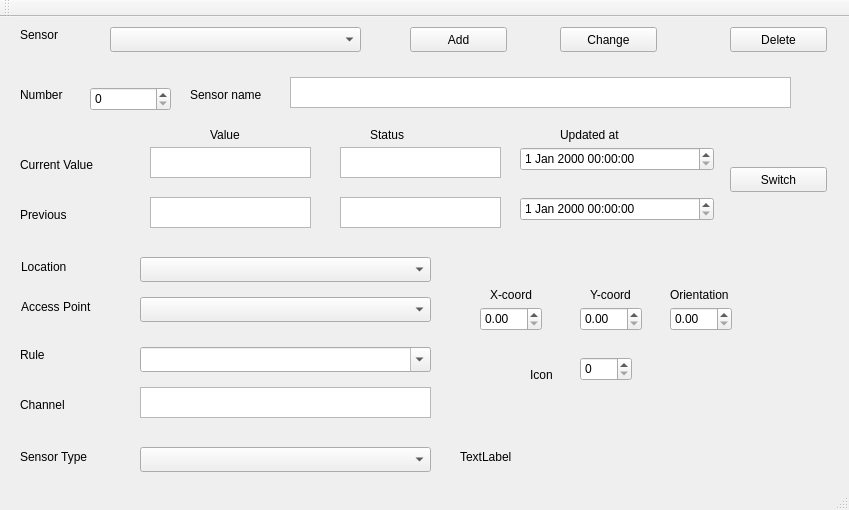
<?xml version="1.0" encoding="UTF-8"?>
<ui version="4.0">
 <class>MainWindow</class>
 <widget class="QMainWindow" name="MainWindow">
  <property name="geometry">
   <rect>
    <x>0</x>
    <y>0</y>
    <width>849</width>
    <height>510</height>
   </rect>
  </property>
  <property name="windowTitle">
   <string>Sensor Maintenance</string>
  </property>
  <widget class="QWidget" name="centralWidget">
   <widget class="QComboBox" name="sensorComboBox">
    <property name="geometry">
     <rect>
      <x>110</x>
      <y>10</y>
      <width>251</width>
      <height>25</height>
     </rect>
    </property>
    <property name="editable">
     <bool>false</bool>
    </property>
   </widget>
   <widget class="QLabel" name="label">
    <property name="geometry">
     <rect>
      <x>20</x>
      <y>10</y>
      <width>62</width>
      <height>16</height>
     </rect>
    </property>
    <property name="text">
     <string>Sensor</string>
    </property>
   </widget>
   <widget class="QLabel" name="locnlabel">
    <property name="geometry">
     <rect>
      <x>460</x>
      <y>430</y>
      <width>301</width>
      <height>20</height>
     </rect>
    </property>
    <property name="text">
     <string>TextLabel</string>
    </property>
   </widget>
   <widget class="QPushButton" name="changePushButton">
    <property name="geometry">
     <rect>
      <x>560</x>
      <y>10</y>
      <width>97</width>
      <height>25</height>
     </rect>
    </property>
    <property name="text">
     <string>Change</string>
    </property>
   </widget>
   <widget class="QPushButton" name="delPushButton">
    <property name="geometry">
     <rect>
      <x>730</x>
      <y>10</y>
      <width>97</width>
      <height>25</height>
     </rect>
    </property>
    <property name="text">
     <string>Delete</string>
    </property>
   </widget>
   <widget class="QPlainTextEdit" name="namePlainTextEdit">
    <property name="geometry">
     <rect>
      <x>290</x>
      <y>60</y>
      <width>501</width>
      <height>31</height>
     </rect>
    </property>
   </widget>
   <widget class="QComboBox" name="locnComboBox">
    <property name="geometry">
     <rect>
      <x>140</x>
      <y>240</y>
      <width>291</width>
      <height>25</height>
     </rect>
    </property>
   </widget>
   <widget class="QLabel" name="label_2">
    <property name="geometry">
     <rect>
      <x>21</x>
      <y>240</y>
      <width>91</width>
      <height>20</height>
     </rect>
    </property>
    <property name="text">
     <string>Location</string>
    </property>
   </widget>
   <widget class="QLabel" name="label_3">
    <property name="geometry">
     <rect>
      <x>21</x>
      <y>280</y>
      <width>91</width>
      <height>20</height>
     </rect>
    </property>
    <property name="text">
     <string>Access Point</string>
    </property>
   </widget>
   <widget class="QComboBox" name="accessPointComboBox">
    <property name="geometry">
     <rect>
      <x>140</x>
      <y>280</y>
      <width>291</width>
      <height>25</height>
     </rect>
    </property>
   </widget>
   <widget class="QPlainTextEdit" name="valuePlainTextEdit">
    <property name="geometry">
     <rect>
      <x>150</x>
      <y>130</y>
      <width>161</width>
      <height>31</height>
     </rect>
    </property>
   </widget>
   <widget class="QPlainTextEdit" name="prevValuePlainTextEdit">
    <property name="geometry">
     <rect>
      <x>150</x>
      <y>180</y>
      <width>161</width>
      <height>31</height>
     </rect>
    </property>
   </widget>
   <widget class="QDateTimeEdit" name="currentDateTimeEdit">
    <property name="geometry">
     <rect>
      <x>520</x>
      <y>130</y>
      <width>194</width>
      <height>24</height>
     </rect>
    </property>
   </widget>
   <widget class="QDateTimeEdit" name="prevDateTimeEdit">
    <property name="geometry">
     <rect>
      <x>520</x>
      <y>180</y>
      <width>194</width>
      <height>24</height>
     </rect>
    </property>
   </widget>
   <widget class="QLabel" name="label_4">
    <property name="geometry">
     <rect>
      <x>20</x>
      <y>140</y>
      <width>91</width>
      <height>16</height>
     </rect>
    </property>
    <property name="text">
     <string>Current Value</string>
    </property>
   </widget>
   <widget class="QLabel" name="label_5">
    <property name="geometry">
     <rect>
      <x>20</x>
      <y>190</y>
      <width>91</width>
      <height>16</height>
     </rect>
    </property>
    <property name="text">
     <string>Previous</string>
    </property>
   </widget>
   <widget class="QPlainTextEdit" name="statusPlainTextEdit">
    <property name="geometry">
     <rect>
      <x>340</x>
      <y>130</y>
      <width>161</width>
      <height>31</height>
     </rect>
    </property>
   </widget>
   <widget class="QPlainTextEdit" name="prevStatusPlainTextEdit">
    <property name="geometry">
     <rect>
      <x>340</x>
      <y>180</y>
      <width>161</width>
      <height>31</height>
     </rect>
    </property>
   </widget>
   <widget class="QLabel" name="label_6">
    <property name="geometry">
     <rect>
      <x>210</x>
      <y>110</y>
      <width>91</width>
      <height>16</height>
     </rect>
    </property>
    <property name="text">
     <string>Value</string>
    </property>
   </widget>
   <widget class="QLabel" name="label_7">
    <property name="geometry">
     <rect>
      <x>370</x>
      <y>110</y>
      <width>91</width>
      <height>16</height>
     </rect>
    </property>
    <property name="text">
     <string>Status</string>
    </property>
   </widget>
   <widget class="QLabel" name="label_8">
    <property name="geometry">
     <rect>
      <x>560</x>
      <y>110</y>
      <width>91</width>
      <height>16</height>
     </rect>
    </property>
    <property name="text">
     <string>Updated at</string>
    </property>
   </widget>
   <widget class="QLabel" name="label_9">
    <property name="geometry">
     <rect>
      <x>20</x>
      <y>330</y>
      <width>91</width>
      <height>16</height>
     </rect>
    </property>
    <property name="text">
     <string>Rule</string>
    </property>
   </widget>
   <widget class="QLabel" name="label_10">
    <property name="geometry">
     <rect>
      <x>20</x>
      <y>380</y>
      <width>91</width>
      <height>16</height>
     </rect>
    </property>
    <property name="text">
     <string>Channel</string>
    </property>
   </widget>
   <widget class="QPlainTextEdit" name="channelPlainTextEdit">
    <property name="geometry">
     <rect>
      <x>140</x>
      <y>370</y>
      <width>291</width>
      <height>31</height>
     </rect>
    </property>
   </widget>
   <widget class="QLabel" name="label_11">
    <property name="geometry">
     <rect>
      <x>20</x>
      <y>430</y>
      <width>91</width>
      <height>20</height>
     </rect>
    </property>
    <property name="text">
     <string>Sensor Type</string>
    </property>
   </widget>
   <widget class="QComboBox" name="sensorTypeComboBox">
    <property name="geometry">
     <rect>
      <x>140</x>
      <y>430</y>
      <width>291</width>
      <height>25</height>
     </rect>
    </property>
   </widget>
   <widget class="QLabel" name="label_13">
    <property name="geometry">
     <rect>
      <x>490</x>
      <y>270</y>
      <width>62</width>
      <height>16</height>
     </rect>
    </property>
    <property name="text">
     <string>X-coord</string>
    </property>
   </widget>
   <widget class="QLabel" name="label_14">
    <property name="geometry">
     <rect>
      <x>590</x>
      <y>270</y>
      <width>62</width>
      <height>16</height>
     </rect>
    </property>
    <property name="text">
     <string>Y-coord</string>
    </property>
   </widget>
   <widget class="QLabel" name="label_15">
    <property name="geometry">
     <rect>
      <x>670</x>
      <y>270</y>
      <width>81</width>
      <height>16</height>
     </rect>
    </property>
    <property name="text">
     <string>Orientation</string>
    </property>
   </widget>
   <widget class="QLabel" name="label_16">
    <property name="geometry">
     <rect>
      <x>530</x>
      <y>350</y>
      <width>62</width>
      <height>16</height>
     </rect>
    </property>
    <property name="text">
     <string>Icon</string>
    </property>
   </widget>
   <widget class="QSpinBox" name="ispinBox">
    <property name="geometry">
     <rect>
      <x>580</x>
      <y>340</y>
      <width>52</width>
      <height>24</height>
     </rect>
    </property>
    <property name="maximum">
     <number>10</number>
    </property>
   </widget>
   <widget class="QDoubleSpinBox" name="xSpinBox">
    <property name="geometry">
     <rect>
      <x>480</x>
      <y>290</y>
      <width>62</width>
      <height>24</height>
     </rect>
    </property>
    <property name="maximum">
     <double>360.000000000000000</double>
    </property>
    <property name="singleStep">
     <double>0.100000000000000</double>
    </property>
   </widget>
   <widget class="QDoubleSpinBox" name="ySpinBox">
    <property name="geometry">
     <rect>
      <x>580</x>
      <y>290</y>
      <width>62</width>
      <height>24</height>
     </rect>
    </property>
    <property name="maximum">
     <double>360.000000000000000</double>
    </property>
    <property name="singleStep">
     <double>0.100000000000000</double>
    </property>
   </widget>
   <widget class="QDoubleSpinBox" name="oSpinBox">
    <property name="geometry">
     <rect>
      <x>670</x>
      <y>290</y>
      <width>62</width>
      <height>24</height>
     </rect>
    </property>
    <property name="maximum">
     <double>360.000000000000000</double>
    </property>
    <property name="singleStep">
     <double>0.100000000000000</double>
    </property>
   </widget>
   <widget class="QComboBox" name="ruleComboBox">
    <property name="geometry">
     <rect>
      <x>140</x>
      <y>330</y>
      <width>291</width>
      <height>25</height>
     </rect>
    </property>
    <property name="editable">
     <bool>true</bool>
    </property>
   </widget>
   <widget class="QPushButton" name="pushButton">
    <property name="geometry">
     <rect>
      <x>730</x>
      <y>150</y>
      <width>97</width>
      <height>25</height>
     </rect>
    </property>
    <property name="text">
     <string>Switch</string>
    </property>
   </widget>
   <widget class="QPushButton" name="addPushButton">
    <property name="geometry">
     <rect>
      <x>410</x>
      <y>10</y>
      <width>97</width>
      <height>25</height>
     </rect>
    </property>
    <property name="text">
     <string>Add</string>
    </property>
   </widget>
   <widget class="QSpinBox" name="idSpinBox">
    <property name="geometry">
     <rect>
      <x>90</x>
      <y>70</y>
      <width>81</width>
      <height>24</height>
     </rect>
    </property>
   </widget>
   <widget class="QLabel" name="label_12">
    <property name="geometry">
     <rect>
      <x>20</x>
      <y>70</y>
      <width>62</width>
      <height>16</height>
     </rect>
    </property>
    <property name="text">
     <string>Number</string>
    </property>
   </widget>
   <widget class="QLabel" name="label_17">
    <property name="geometry">
     <rect>
      <x>190</x>
      <y>70</y>
      <width>91</width>
      <height>16</height>
     </rect>
    </property>
    <property name="text">
     <string>Sensor name</string>
    </property>
   </widget>
  </widget>
  <widget class="QMenuBar" name="menuBar">
   <property name="geometry">
    <rect>
     <x>0</x>
     <y>0</y>
     <width>849</width>
     <height>22</height>
    </rect>
   </property>
  </widget>
  <widget class="QToolBar" name="mainToolBar">
   <attribute name="toolBarArea">
    <enum>TopToolBarArea</enum>
   </attribute>
   <attribute name="toolBarBreak">
    <bool>false</bool>
   </attribute>
  </widget>
  <widget class="QStatusBar" name="statusBar"/>
 </widget>
 <layoutdefault spacing="6" margin="11"/>
 <resources/>
 <connections/>
</ui>
